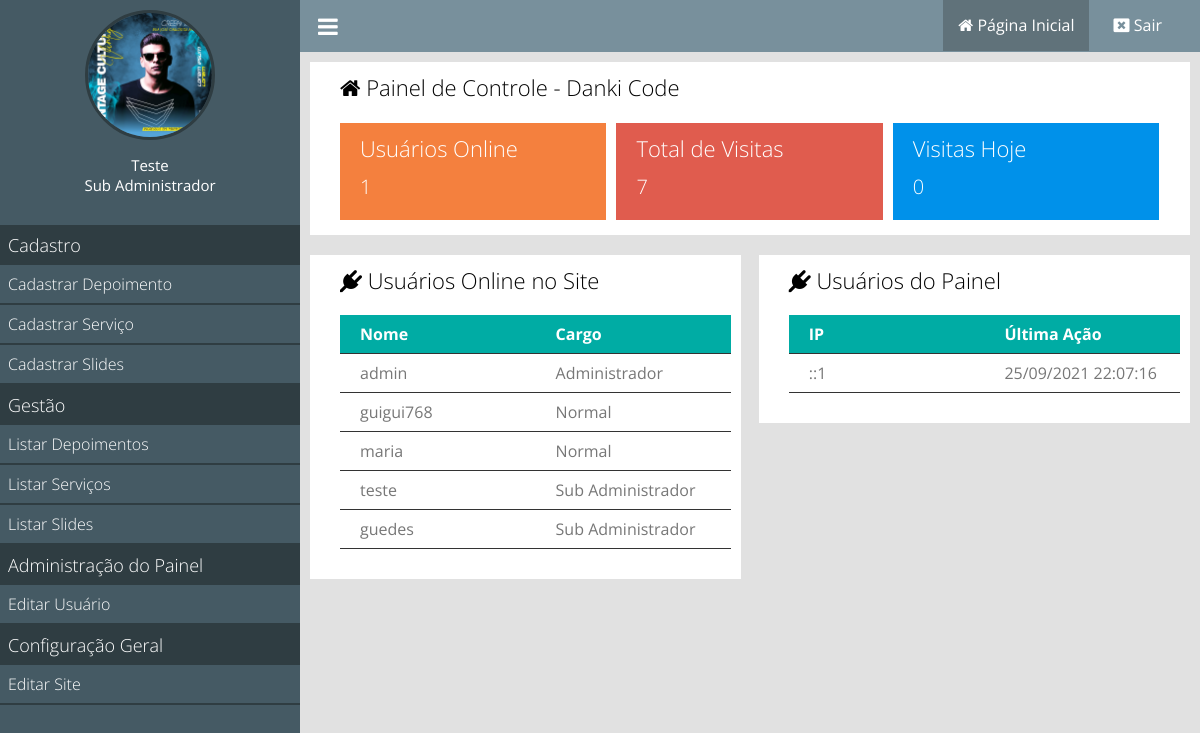
Page /painel/ (signed in) on the committed database.
### classes/MySql.php (called while the page is built)
<?php
class MySql
{
    private static $pdo;
    public static function conectar()
    {
        if (self::$pdo == null) {
            try {
                self::$pdo = new PDO('mysql:host=' . HOST . ';dbname=' . DATABASE, USER, PASSWORD, array(PDO::MYSQL_ATTR_INIT_COMMAND => 'SET NAMES utf8'));
                self::$pdo->setAttribute(PDO::ATTR_ERRMODE, PDO::ERRMODE_EXCEPTION);
            } catch(Exception $e) {
                echo '<div class="erro-box"><i class="fa fa-times"></i>  Erro ao conectar</div>';
                return null;
            }
        }
        return self::$pdo;
    }
}

### classes/Usuario.php (called while the page is built, shortened)
<?php
class Usuario
{
	public function usuarioEstaLembrado($user)
	{
		$sql = MySql::conectar()->prepare('SELECT user, lembrar_login FROM `tb_admin.usuarios` WHERE user = :user LIMIT 1');
		$sql->bindValue(':user', $user);
		$sql->execute();
		if ($sql->rowCount() == 1) {
			$lembrar = $sql->fetch();
		}
		return $lembrar['lembrar_login'] == 1;
	}
}

### config.php (called while the page is built, shortened)
<?php
function pegaCargo($indice) {
	return Painel::$cargos[$indice];
}

### painel/pages/home.php (the view, shortened to what this page needs)
<?php
    $usuariosOnline = Painel::listarUsuariosOnline();
    $pegarVisitasTotais = MySql::conectar()->prepare("SELECT * FROM `tb_admin.visitas`");
    $pegarVisitasTotais->execute();
    $pegarVisitasTotais = $pegarVisitasTotais->rowCount();
    $pegarVisitasHoje = MySql::conectar()->prepare("SELECT * FROM `tb_admin.visitas` WHERE dia = ?");
    $pegarVisitasHoje->execute(array(date('Y-m-d')));
    $pegarVisitasHoje = $pegarVisitasHoje->rowCount();
?>
<div class="box-content w100">
    <h2><i class="fa fa-home"></i> Painel de Controle - <?php echo NOME_EMPRESA; ?></h2>
    <div class="box-metricas">
        <div class="box-metrica-single">
            <div class="box-metrica-wrapper">
                <h2>Usuários Online</h2>
                <p><?php echo count($usuariosOnline); ?></p>
            </div>
        </div>
        <div class="box-metrica-single">
            <div class="box-metrica-wrapper">
                <h2>Total de Visitas</h2>
                <p><?php echo $pegarVisitasTotais; ?></p>
            </div>
        </div>
        <div class="box-metrica-single">
            <div class="box-metrica-wrapper">
                <h2>Visitas Hoje</h2>
                <p><?php echo $pegarVisitasHoje; ?></p>
            </div>
        </div>
    </div>
</div>
<div class="box-content w50 left">
    <h2><i class="fa fa-plug"></i> Usuários Online no Site</h2>
    <div class="table-responsive">
        <div class="row table-header">
            <div class="col">
                <span>Nome</span>
            </div>
            <div class="col">
                <span>Cargo</span>
            </div>
        </div>
        <?php
            $usuariosPainel = MySql::conectar()->prepare('SELECT * FROM `tb_admin.usuarios`');
            $usuariosPainel->execute();
            $usuariosPainel = $usuariosPainel->fetchAll();
            foreach ($usuariosPainel as $key => $value) {
        ?>
        <div class="row">
            <div class="col">
                <span><?php echo $value['user']; ?></span>
            </div>
            <div class="col">
                <span><?php echo pegaCargo($value['cargo']); ?></span>
            </div>
        </div>
        <?php } ?>
    </div>
</div>
<div class="box-content w50 right">
    <h2><i class="fa fa-plug"></i> Usuários do Painel</h2>
    <div class="table-responsive">
        <div class="row table-header">
            <div class="col">
                <span>IP</span>
            </div>
            <div class="col">
                <span>Última Ação</span>
            </div>
        </div>
        <?php foreach ($usuariosOnline as $key => $value) { ?>
        <div class="row">
            <div class="col">
                <span><?php echo $value['ip']; ?></span>
            </div>
            <div class="col">
                <span><?php echo date('d/m/Y H:i:s' ,strtotime($value['ultima_acao'])); ?></span>
            </div>
        </div>
        <?php } ?>
    </div>
</div>

### painel/index.php
<?php
require_once '../config.php';
if (Painel::logado() == false) {
    require_once 'login.php';
} else {
    require_once 'main.php';
}

### painel/main.php (shortened to what this page needs)
<?php
    if (!defined('INCLUDE_PATH_PAINEL')) {
        require_once '../config.php';
        header('Location: ' . INCLUDE_PATH_PAINEL);
        die();
    } else {
?>
<!DOCTYPE html>
<html lang="pt-br">
    <head>
        <link rel="stylesheet" href="<?php echo INCLUDE_PATH; ?>estilo/font-awesome.min.css">
        <link rel="stylesheet" href="<?= INCLUDE_PATH_PAINEL ?>css/style.css">
    </head>
    <body>
        <div class="menu">
            <div class="menu-wrapper">
                <div class="box-usuario">
                    <?php
                        if ($_SESSION['img'] == '') {
                    ?>
                        <div class="avatar-usuario">
                            <i class="fa fa-user"></i>
                        </div>
                    <?php } else { ?>
                            <div class="imagem-usuario">
                                <img src="<?php echo INCLUDE_PATH_PAINEL ?>uploads/<?php echo $_SESSION['img']; ?>" />
                            </div>
                    <?php } ?>
                    <div class="nome-usuario">
                        <p><?php echo $_SESSION['nome']; ?></p>
                        <p><?php echo pegaCargo($_SESSION['cargo']); ?></p>
                    </div>
                </div>
                <div class="items-menu">
                    <h2>Cadastro</h2>
                    <a <?php selecionadoMenu('cadastrar-depoimento'); ?> href="<?php echo INCLUDE_PATH_PAINEL; ?>cadastrar-depoimento">Cadastrar Depoimento</a>
                    <a <?php selecionadoMenu('cadastrar-servico'); ?>  href="#">Cadastrar Serviço</a>
                    <a <?php selecionadoMenu('cadastrar-slides'); ?>  href="#">Cadastrar Slides</a>
                    <h2>Gestão</h2>
                    <a <?php selecionadoMenu('listar-depoimentos'); ?>  href="<?php echo INCLUDE_PATH_PAINEL; ?>listar-depoimentos">Listar Depoimentos</a>
                    <a <?php selecionadoMenu('listar-servicos'); ?>  href="#">Listar Serviços</a>
                    <a <?php selecionadoMenu('listar-slides'); ?>  href="#">Listar Slides</a>
                    <h2>Administração do Painel</h2>
                    <a <?php selecionadoMenu('editar-usuario'); ?> href="<?php echo INCLUDE_PATH_PAINEL ?>editar-usuario">Editar Usuário</a>
                    <h2>Configuração Geral</h2>
                    <a <?php selecionadoMenu('editar-site'); ?>  href="#">Editar Site</a>
                </div>
            </div>
        </div>
        <header>
            <div class="center">
                <div class="menu-btn">
                    <i class="fa fa-bars"></i>
                </div>
                <div class="loggout">
                    <a <?php if (!isset($_GET['url']) || $_GET['url'] == '') { ?> style="background: #60727a; padding: 15px;" <?php } ?> href="<?php echo INCLUDE_PATH_PAINEL ?>"> <i class="fa fa-home"></i> <span>Página Inicial</span></a>
                    <a href="<?php echo INCLUDE_PATH_PAINEL ?>?loggout"> <i class="fa fa-window-close"></i> <span>Sair</span> </a>
                </div>
            </div>
        </header>
        <div class="content">
            <?php Painel::carregarPagina(); ?>
        </div>
    </body>
</html>
<?php
    }
?>

### classes/Painel.php (shortened to what this page needs)
<?php
class Painel
{
	public static function logado()
	{
		$lembrar = false;
		$login = isset($_SESSION['login']);
		if (isset($_SESSION['user'])) {
			$usuario = new Usuario();
			$lembrar = $usuario->usuarioEstaLembrado($_SESSION['user']);
		}
		return $lembrar || $login;
	}
	public static function carregarPagina()
	{
		if (isset($_GET['url'])) {
			$url = explode('/', $_GET['url']);
			if (file_exists('pages/'.$url[0].'.php')) {
				include('pages/'.$url[0].'.php');
			} else {
				header('Location: ' . INCLUDE_PATH_PAINEL);
			}
		} else {
			include('pages/home.php');
		}
	}
	public static function listarUsuariosOnline()
	{
		$sql = MySql::conectar()->prepare("SELECT * FROM `tb_admin.online`");
		$sql->execute();
		return $sql->fetchAll();
	}
	public static function limparUsuariosOnline() {
		$date = date('Y-m-d H:i:s');
	}
}

### painel/css/style.css (style rules this page uses)
* { margin: 0; padding: 0; box-sizing: border-box; font-family: 'Open Sans'; }
html, body { height: 100%; background-color: rgb(225, 225, 225); }
body { overflow-x: hidden; }
.center { padding: 0 2%; margin: 0 auto; }
header { position: relative; left: 300px; padding: 10px 0; background: #78909c; width: calc(100% - 300px); }
.loggout { float: right; }
.loggout a { padding: 0 20px; position: relative; top: 4px; text-decoration: none; color: white; font-size: 16px; }
.loggout a > span { font-size: 16px; text-decoration: none; }
.menu-btn { float: left; cursor: pointer; font-size: 23px; color: white; }
.menu-wrapper { width: 300px; }
.menu { overflow-x: hidden; overflow-y: auto; height: 100%; padding: 10px 0; position: fixed; left: 0; top: 0; background: #455a64; float: left; width: 300px; }
.box-usuario { text-align: center; }
.imagem-usuario { display: inline-block; width: 130px; height: 130px; position: relative; border-radius: 50%; border: 3px solid #2f3d42; }
.imagem-usuario img { position: absolute; left: 0; top: 0; width: 100%; height: 100%; border-radius: 50%; }
.nome-usuario { text-align: center; margin-top: 10px; }
.nome-usuario p { color: white; font-size: 15px; font-weight: normal; }
.w100 { width: 100%; }
.w50 { width: 49%; }
.left { float: left; }
.right { float: right; }
.content { width: calc(100% - 300px); position: relative; left: 300px; padding: 10px; }
.items-menu { margin-top: 30px; }
.items-menu h2 { text-align: left; font-weight: 300; font-size: 18px; background: #2f3d42; color: white; padding: 8px; }
.items-menu a { display: block; padding: 8px; font-weight: 300; font-size: 16px; text-decoration: none; color: white; border-bottom: 2px solid #2f3d42; }
.box-content { background: white; padding: 10px; margin-bottom: 20px; }
.box-content > h2 { font-weight: 300; font-size: 22px; padding-left: 20px; }
.box-metricas { margin-top: 16px; padding: 0 15px; }
.box-metrica-single { float: left; position: relative; width: 33.3%; background: #f4803e; border: 5px solid white; }
.box-metricas .box-metrica-single:nth-of-type(2) { background: #E05C4E; }
.box-metricas .box-metrica-single:nth-of-type(3) { background: #0091ea; }
.box-metrica-wrapper { padding: 10px 20px; text-align: left; color: white; }
.box-metrica-wrapper h2, .box-metrica-wrapper p { font-weight: 300; }
.box-metrica-wrapper h2 { font-size: 22px; }
.box-metrica-wrapper p { padding: 10px 0; font-size: 20px; }
.table-responsive { padding-left: 20px; max-width: 1280px; margin: 20px auto; }
.table-responsive .row { padding: 8px 0; color: #777; border-bottom: 1px solid #333; }
.table-responsive .row:nth-of-type(1) { font-weight: bold; padding: 8px 0; }
.col { float: left; width: 50%; padding: 0 20px; }
.table-header { background-color: #00ACA4; color: white!important; }

### rows in the picture
tb_admin.usuarios: user "admin", cargo "Administrador"
tb_admin.usuarios: user "guigui768", cargo "Normal"
tb_admin.usuarios: user "maria", cargo "Normal"
tb_admin.usuarios: user "teste", cargo "Sub Administrador"
tb_admin.usuarios: user "guedes", cargo "Sub Administrador"
tb_admin.online: ip "::1", ultima_acao "25/09/2021 22:07:16"

### other values in the picture
$_SESSION['nome'] "Teste"
pegaCargo($_SESSION['cargo']) "Sub Administrador"
NOME_EMPRESA "Danki Code"
count($usuariosOnline) "1"
$pegarVisitasTotais "7"
$pegarVisitasHoje "0"
